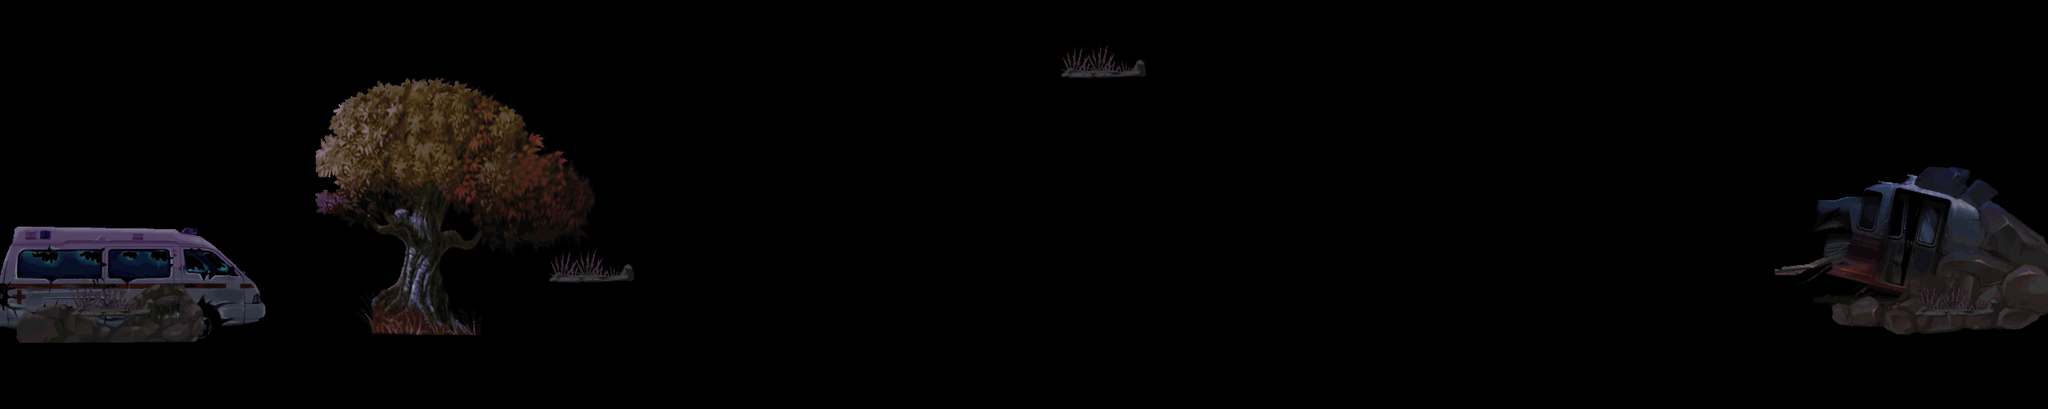

A 2D game scene composited from a Tiled map and its tileset images. What follows is a short description and the map's XML, with each tile layer's data collapsed to a summary:
An orthogonal 60x12 tile map with 40x40 px tiles, 2 tile layers (land1, land2).

<map version="1.0" orientation="orthogonal" width="60" height="12" tilewidth="40" tileheight="40">
 <tileset firstgid="1" name="a-jinjing" tilewidth="40" tileheight="40">
  <image source="a-jinjing.png" width="2036" height="1144" />
 </tileset>
 <layer name="land1" width="60" height="12">
  <data>[720 cells, 178 non-empty, 178 distinct tile ids]</data>
 </layer>
 <layer name="land2" width="60" height="12">
  <data>[720 cells, 40 non-empty, 10 distinct tile ids]</data>
 </layer>
</map>
